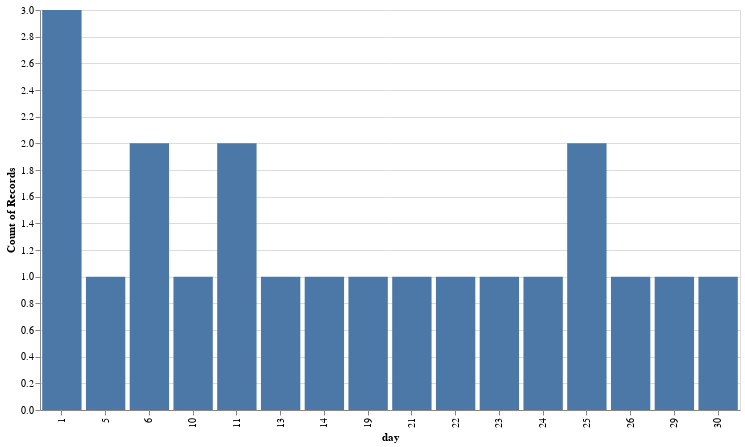

The cell this chart's notebook holds for it:
### Code cell
alt.Chart(filtered_df).mark_bar(point=True) \
.encode(
    x = alt.X("day:N"),
    y = alt.Y("count()"),
).properties(width=700, height=400)

### Figure 1 — Vega-Lite specification as saved in the notebook (floating-point values rounded to 4 significant figures)
{"$schema": "https://vega.github.io/schema/vega-lite/v4.8.1.json", "config": {"view": {"continuousHeight": 300, "continuousWidth": 400}}, "data": {"name": "data-3148257894ee770c4f9f92bb6ce447e9"}, "datasets": {"data-3148257894ee770c4f9f92bb6ce447e9": [{"day": 14, "days_interval": null, "dt": "2018-02-14T00:00:00", "inventory": 8371, "new_inventory": 7423, "units": 77}, {"day": 29, "days_interval": 135, "dt": "2018-06-29T00:00:00", "inventory": 8776, "new_inventory": 8604, "units": 5}, {"day": 5, "days_interval": 6, "dt": "2018-07-05T00:00:00", "inventory": 13547, "new_inventory": 4784, "units": 4}, {"day": 25, "days_interval": 20, "dt": "2018-07-25T00:00:00", "inventory": 5810, "new_inventory": 5921, "units": 70}, {"day": 6, "days_interval": 12, "dt": "2018-08-06T00:00:00", "inventory": 11538, "new_inventory": 7307, "units": 152}, {"day": 13, "days_interval": 38, "dt": "2018-09-13T00:00:00", "inventory": 10715, "new_inventory": 4810, "units": 117}, {"day": 30, "days_interval": 47, "dt": "2018-10-30T00:00:00", "inventory": 19714, "new_inventory": 16040, "units": 139}, {"day": 6, "days_interval": 7, "dt": "2018-11-06T00:00:00", "inventory": 26587, "new_inventory": 5013, "units": 142}, {"day": 21, "days_interval": 45, "dt": "2018-12-21T00:00:00", "inventory": 26448, "new_inventory": 14014, "units": 192}, {"day": 10, "days_interval": 20, "dt": "2019-01-10T00:00:00", "inventory": 22068, "new_inventory": 4458, "units": 165}, {"day": 11, "days_interval": 1, "dt": "2019-01-11T00:00:00", "inventory": 26276, "new_inventory": 4373, "units": 205}, {"day": 22, "days_interval": 11, "dt": "2019-01-22T00:00:00", "inventory": 21932, "new_inventory": 8004, "units": 220}, {"day": 26, "days_interval": 124, "dt": "2019-05-26T00:00:00", "inventory": 6453, "new_inventory": 5310, "units": 99}, {"day": 19, "days_interval": 24, "dt": "2019-06-19T00:00:00", "inventory": 15999, "new_inventory": 12784, "units": 182}, {"day": 1, "days_interval": 12, "dt": "2019-07-01T00:00:00", "inventory": 11292, "new_inventory": 5405, "units": 165}, {"day": 1, "days_interval": 31, "dt": "2019-08-01T00:00:00", "inventory": 15687, "new_inventory": 8479, "units": 135}, {"day": 23, "days_interval": 22, "dt": "2019-08-23T00:00:00", "inventory": 17634, "new_inventory": 10548, "units": 130}, {"day": 25, "days_interval": 33, "dt": "2019-09-25T00:00:00", "inventory": 21234, "new_inventory": 6555, "units": 153}, {"day": 1, "days_interval": 37, "dt": "2019-11-01T00:00:00", "inventory": 23954, "new_inventory": 12903, "units": 115}, {"day": 11, "days_interval": 102, "dt": "2020-02-11T00:00:00", "inventory": 28591, "new_inventory": 15820, "units": 151}, {"day": 24, "days_interval": 164, "dt": "2020-07-24T00:00:00", "inventory": 5280, "new_inventory": 5286, "units": 1}]}, "encoding": {"x": {"field": "day", "type": "nominal"}, "y": {"aggregate": "count", "type": "quantitative"}}, "height": 400, "mark": {"point": true, "type": "bar"}, "width": 700}
